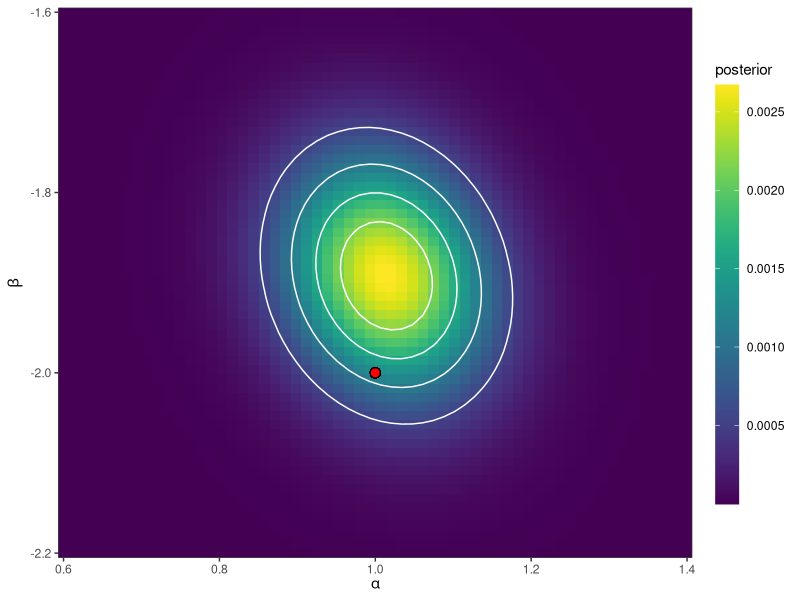
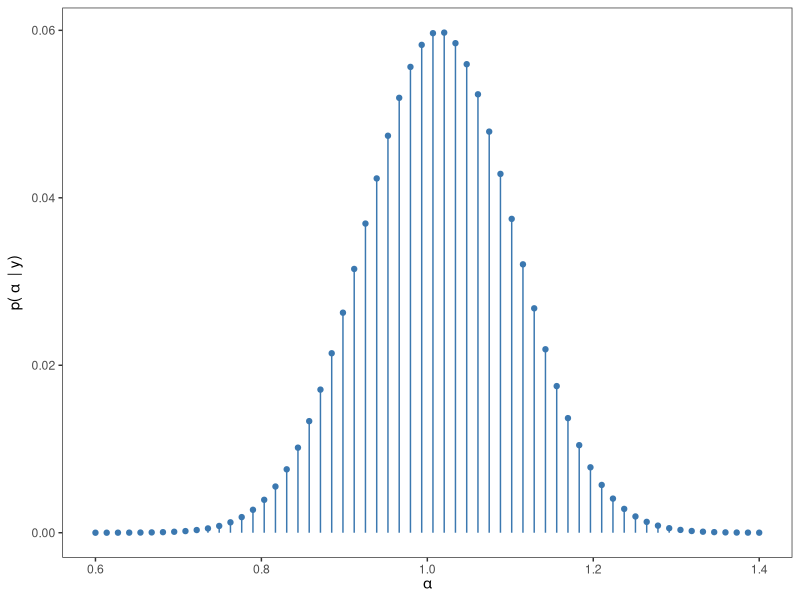
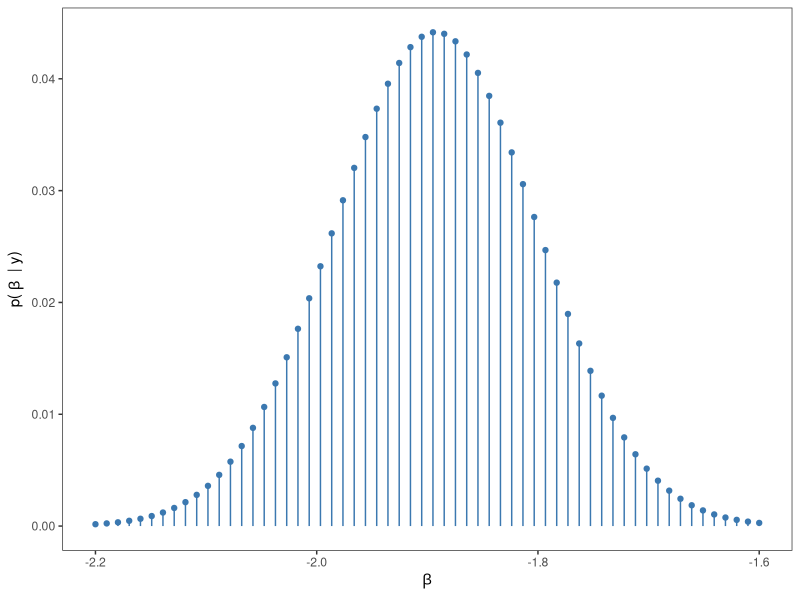

R code for these plots, in order:
## ---- chunk 1
#| code-fold: true
#| warning: false
library(dplyr)
library(ggplot2)

custom_theme <- function() {
    theme_bw() +
    theme(
        panel.grid.minor = element_blank(),
        panel.grid.major = element_blank()
    )
}

theme_set(custom_theme())
## ---- chunk 2
#| fig-cap: Distribución _a posteriori_ evaluada en una grilla de 50×50 puntos.<br>
#|    El punto indica los valores de $\alpha$ y $\beta$ utilizados para generar los
#|    datos.
set.seed(121195)

# Generación de datos
alpha <- 1
beta <- -2
sigma <- 0.8
n <- 80
x <- rnorm(n)
y <- rnorm(n, alpha + beta * x, sigma)
df <- data.frame(x = x, y = y)

# Crear grilla para alfa y beta
grid_a <- seq(0.6, 1.4, length.out = 60)
grid_b <- seq(-2.2, -1.6, length.out = 60)

# Crear todas las combinaciones entre los valores de las dos grillas
grid_df <- expand.grid(grid_a, grid_b)

# Utilizar nombres indicativos
names(grid_df) <- c("a", "b")

# Crear vectores que van a contener los valores de la
# función de verosimilitud y del posterior
likelihood <- numeric(nrow(grid_df))
posterior <- numeric(nrow(grid_df))

# Calcular la función de verosimilitud en cada punto
for (i in seq_along(likelihood)) {
    likelihood[i] <- prod(dnorm(y, grid_df$a[i] + grid_df$b[i] * x, sigma))
}
# Calcular el posterior en cada punto
posterior <- (
    likelihood
    * dnorm(grid_df$a, mean = 0, sd = 1.5) # alpha ~ Normal(0, 1.5)
    * dnorm(grid_df$b, mean = 0, sd = 2)   # beta ~ Normal(0, 2)
)

# Escalar el posterior para que sea propio
posterior <- posterior / sum(posterior)

# Incorporar likelihood y posterior al data frame
grid_df$likelihood <- likelihood
grid_df$posterior <- posterior

# Graficar con ggplot
ggplot(grid_df, aes(x = a, y = b)) +
    geom_raster(aes(fill = posterior)) +
    stat_contour(aes(z = posterior), col = "white", bins = 5) +
    geom_point(x = alpha, y = beta, color = "black", fill = "red", size = 3, pch = 21) +
    labs(x = expression(alpha), y = expression(beta)) +
    viridis::scale_fill_viridis() +
    guides(fill = guide_colourbar(barheight = unit(4.2, "in"))) +
    scale_x_continuous(expand = c(0, 0)) +
    scale_y_continuous(expand = c(0, 0))
## ---- chunk 3
#| fig-cap: Distribución marginal de $\alpha$.
posterior_a_df <- grid_df |>
    group_by(a) |>
    summarise(p = sum(posterior))

ggplot(posterior_a_df) +
    geom_segment(aes(x = a, xend = a, y = 0, yend = p), color = "#3b78b0") +
    geom_point(aes(x = a, y = p), color = "#3b78b0") +
    labs(x = expression(alpha), y = expression("p(" ~ alpha ~ " | y)"))
## ---- chunk 4
#| fig-cap: Distribución marginal de $\beta$.
posterior_b_df <- grid_df |>
    group_by(b) |>
    summarise(p = sum(posterior))

ggplot(posterior_b_df) +
    geom_segment(aes(x = b, xend = b, y = 0, yend = p), color = "#3b78b0") +
    geom_point(aes(x = b, y = p), color = "#3b78b0") +
    labs(x = expression(beta), y = expression("p(" ~ beta ~ " | y)"))
## ---- chunk 5
sum(posterior_a_df$p[posterior_a_df$a > 0.95])
## ---- chunk 6
sum(posterior_b_df$p[posterior_b_df$b < -2])
